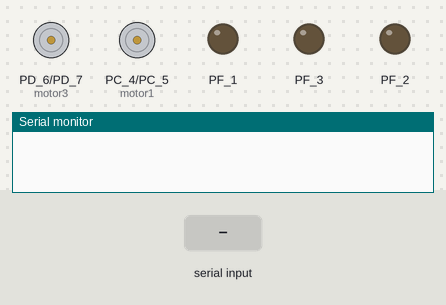
A sketch run on a simulated TI Tiva C LaunchPad. Parts: motor-driver pin pairs drawn as motors (green arrow = first pin HIGH = forward, orange = second pin HIGH = backward, longer = more drive), output pins drawn as LEDs (lit = HIGH), the last lines printed to the serial monitor. The test bench sets the inputs (shaded band).

Above: at 1.2 s.
1.3 s: "a" received over the second serial link
At 2.5 s:
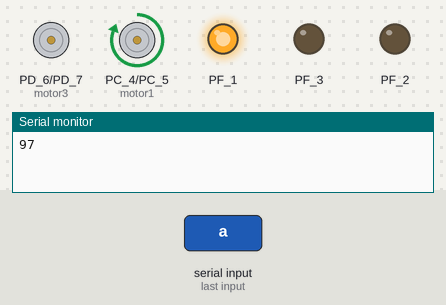
2.8 s: "b" received over the second serial link
At 3.8 s:
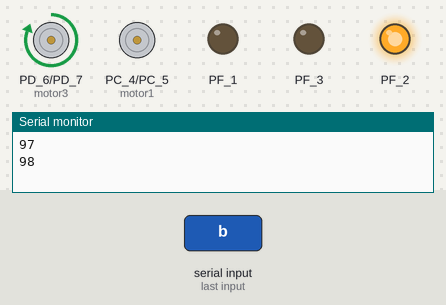
4.3 s: "c" received over the second serial link
At 4.9 s:
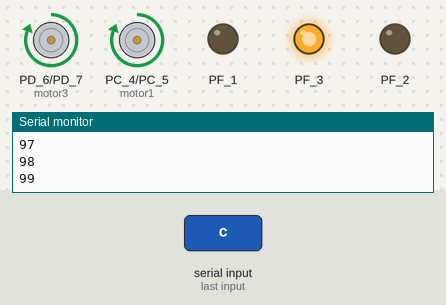
5.8 s: "d" received over the second serial link
At 6.1 s:
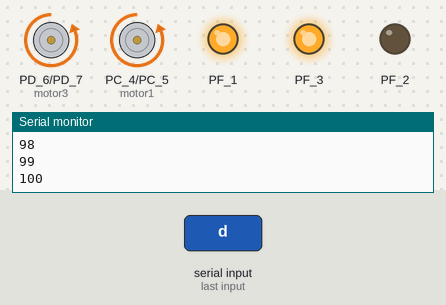
7.3 s: "1" received over the second serial link
At 8.4 s:
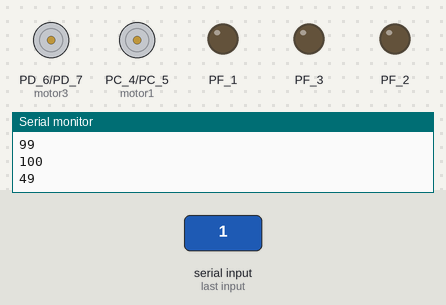
Timing chart, 0 to 9.8 s (numbered marks = the images above; inputs shaded):
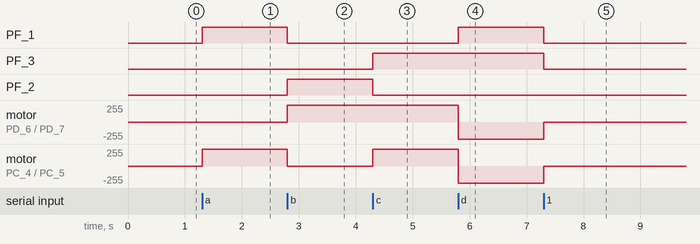

The sketch:

Space.ino
```cpp
int motor1 = PC_4;
int motor2 = PC_5;
int motor3 = PD_6;
int motor4 = PD_7;
int lectura = 0;

void setup(){
  Serial.begin(9600);
  Serial3.begin(9600);
  pinMode(RED_LED, OUTPUT);
  pinMode(BLUE_LED, OUTPUT);
  pinMode(GREEN_LED, OUTPUT);
  pinMode(motor1, OUTPUT);
  pinMode(motor2, OUTPUT);
  pinMode(motor3, OUTPUT);
  pinMode(motor4, OUTPUT);
}

void loop(){
  while (Serial3.available() > 0){
    lectura = Serial3.read();
    Serial.println(lectura);
    if (lectura == 'a'){ //Derecha (Rojo)
      digitalWrite(motor1, HIGH);
      digitalWrite(motor2, LOW);
      digitalWrite(motor3, LOW);
      digitalWrite(motor4, LOW);
      digitalWrite(RED_LED, HIGH);
      digitalWrite(BLUE_LED, LOW);
      digitalWrite(GREEN_LED, LOW);
    }else if (lectura == 'b'){  //Izquierda (Azul)
      digitalWrite(motor1, LOW);
      digitalWrite(motor2, LOW);
      digitalWrite(motor3, HIGH);
      digitalWrite(motor4, LOW);
      digitalWrite(RED_LED, LOW);
      digitalWrite(BLUE_LED, HIGH);
      digitalWrite(GREEN_LED, LOW);
    }else if (lectura == 'c'){  //Adelante (Verde)
      digitalWrite(motor1, HIGH);
      digitalWrite(motor2, LOW);
      digitalWrite(motor3, HIGH);
      digitalWrite(motor4, LOW);
      digitalWrite(RED_LED, LOW);
      digitalWrite(BLUE_LED, LOW);
      digitalWrite(GREEN_LED, HIGH);
    }else if (lectura == 'd'){  //Atras (Amarillo)
      digitalWrite(motor1, LOW);
      digitalWrite(motor2, HIGH);
      digitalWrite(motor3, LOW);
      digitalWrite(motor4, HIGH);
      digitalWrite(RED_LED, HIGH);
      digitalWrite(BLUE_LED, LOW);
      digitalWrite(GREEN_LED, HIGH);
    }else{
      digitalWrite(motor1, LOW);
      digitalWrite(motor2, LOW);
      digitalWrite(motor3, LOW);
      digitalWrite(motor4, LOW);
      digitalWrite(RED_LED, LOW);
      digitalWrite(BLUE_LED, LOW);
      digitalWrite(GREEN_LED, LOW);
    }
  }
}
```

Measured:
- after the input at 1.3 s, PF_1: LOW → HIGH at once; motor on PC_4 (motor1) / PC_5 (motor2): stopped → forward 255/255 at once
- after the input at 2.8 s, PF_1: HIGH → LOW at once; PF_2: LOW → HIGH at once; motor on PD_6 (motor3) / PD_7 (motor4): stopped → forward 255/255 at once; motor on PC_4 (motor1) / PC_5 (motor2): forward 255/255 → stopped at once
- after the input at 4.3 s, PF_3: LOW → HIGH at once; PF_2: HIGH → LOW at once; motor on PC_4 (motor1) / PC_5 (motor2): stopped → forward 255/255 at once
- after the input at 5.8 s, PF_1: LOW → HIGH at once; motor on PD_6 (motor3) / PD_7 (motor4), motor on PC_4 (motor1) / PC_5 (motor2): forward 255/255 → backward 255/255 at once
- after the input at 7.3 s, PF_1, PF_3: HIGH → LOW at once; motor on PD_6 (motor3) / PD_7 (motor4), motor on PC_4 (motor1) / PC_5 (motor2): backward 255/255 → stopped at once
